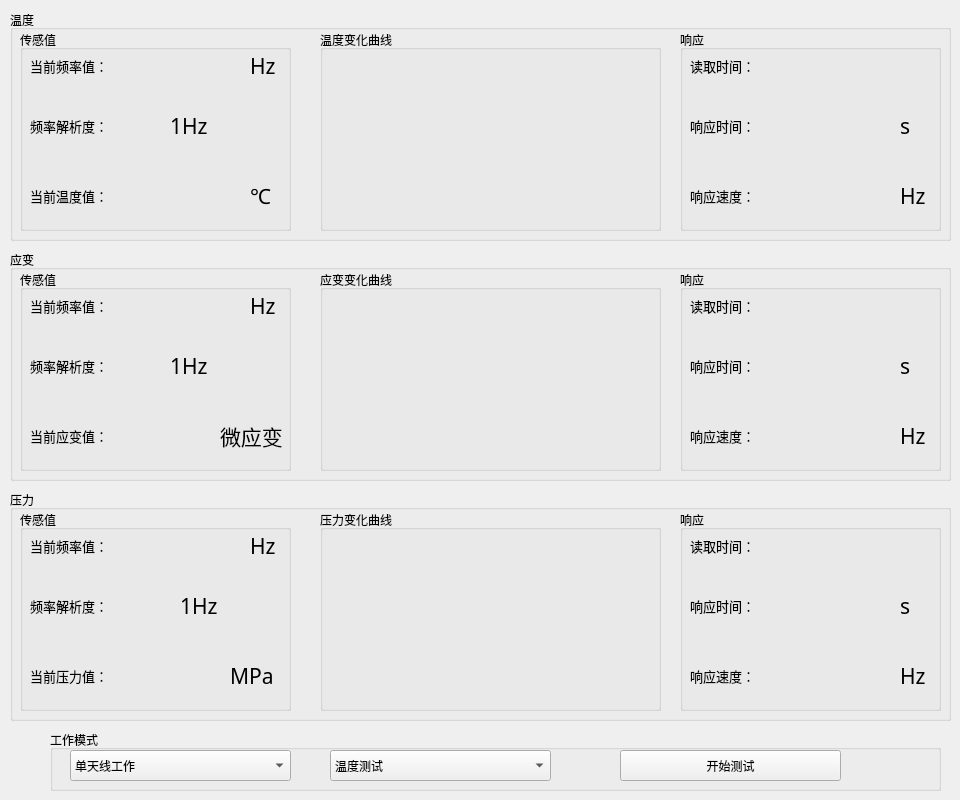
    <widget class="QWidget" name="tab">
     <attribute name="title">
      <string>主窗口</string>
     </attribute>
     <widget class="QGroupBox" name="groupBox">
      <property name="geometry">
       <rect>
        <x>10</x>
        <y>10</y>
        <width>941</width>
        <height>231</height>
       </rect>
      </property>
      <property name="title">
       <string>温度</string>
      </property>
      <widget class="QGroupBox" name="groupBox_2">
       <property name="geometry">
        <rect>
         <x>10</x>
         <y>20</y>
         <width>271</width>
         <height>201</height>
        </rect>
       </property>
       <property name="title">
        <string>传感值</string>
       </property>
       <widget class="QLabel" name="label_3">
        <property name="geometry">
         <rect>
          <x>10</x>
          <y>20</y>
          <width>101</width>
          <height>31</height>
         </rect>
        </property>
        <property name="font">
         <font>
          <family>AcadEref</family>
          <pointsize>10</pointsize>
         </font>
        </property>
        <property name="text">
         <string>当前频率值：</string>
        </property>
       </widget>
       <widget class="QLabel" name="label_4">
        <property name="geometry">
         <rect>
          <x>10</x>
          <y>80</y>
          <width>101</width>
          <height>31</height>
         </rect>
        </property>
        <property name="font">
         <font>
          <family>AcadEref</family>
          <pointsize>10</pointsize>
         </font>
        </property>
        <property name="text">
         <string>频率解析度：</string>
        </property>
       </widget>
       <widget class="QLabel" name="label_5">
        <property name="geometry">
         <rect>
          <x>10</x>
          <y>150</y>
          <width>101</width>
          <height>31</height>
         </rect>
        </property>
        <property name="font">
         <font>
          <family>AcadEref</family>
          <pointsize>10</pointsize>
         </font>
        </property>
        <property name="text">
         <string>当前温度值：</string>
        </property>
       </widget>
       <widget class="QLabel" name="tempFreq">
        <property name="geometry">
         <rect>
          <x>100</x>
          <y>20</y>
          <width>121</width>
          <height>31</height>
         </rect>
        </property>
        <property name="font">
         <font>
          <family>宋体</family>
          <pointsize>16</pointsize>
         </font>
        </property>
        <property name="text">
         <string/>
        </property>
       </widget>
       <widget class="QLabel" name="freqStep1">
        <property name="geometry">
         <rect>
          <x>150</x>
          <y>80</y>
          <width>141</width>
          <height>31</height>
         </rect>
        </property>
        <property name="font">
         <font>
          <family>宋体</family>
          <pointsize>16</pointsize>
         </font>
        </property>
        <property name="text">
         <string>1Hz</string>
        </property>
       </widget>
       <widget class="QLabel" name="temp">
        <property name="geometry">
         <rect>
          <x>90</x>
          <y>150</y>
          <width>121</width>
          <height>31</height>
         </rect>
        </property>
        <property name="font">
         <font>
          <family>宋体</family>
          <pointsize>16</pointsize>
         </font>
        </property>
        <property name="text">
         <string/>
        </property>
       </widget>
       <widget class="QLabel" name="label_8">
        <property name="geometry">
         <rect>
          <x>230</x>
          <y>20</y>
          <width>71</width>
          <height>31</height>
         </rect>
        </property>
        <property name="font">
         <font>
          <family>AcadEref</family>
          <pointsize>16</pointsize>
         </font>
        </property>
        <property name="text">
         <string>Hz</string>
        </property>
       </widget>
       <widget class="QLabel" name="label_9">
        <property name="geometry">
         <rect>
          <x>230</x>
          <y>150</y>
          <width>51</width>
          <height>31</height>
         </rect>
        </property>
        <property name="font">
         <font>
          <family>AcadEref</family>
          <pointsize>16</pointsize>
         </font>
        </property>
        <property name="text">
         <string>℃</string>
        </property>
       </widget>
      </widget>
      <widget class="QGroupBox" name="groupBox_3">
       <property name="geometry">
        <rect>
         <x>310</x>
         <y>20</y>
         <width>341</width>
         <height>201</height>
        </rect>
       </property>
       <property name="title">
        <string>温度变化曲线</string>
       </property>
       <widget class="QWidget" name="verticalLayoutWidget">
        <property name="geometry">
         <rect>
          <x>10</x>
          <y>20</y>
          <width>321</width>
          <height>171</height>
         </rect>
        </property>
        <layout class="QVBoxLayout" name="plotDataViewVerticalLayout_3"/>
       </widget>
      </widget>
      <widget class="QGroupBox" name="groupBox_4">
       <property name="geometry">
        <rect>
         <x>670</x>
         <y>20</y>
         <width>261</width>
         <height>201</height>
        </rect>
       </property>
       <property name="title">
        <string>响应</string>
       </property>
       <widget class="QLabel" name="label_10">
        <property name="geometry">
         <rect>
          <x>10</x>
          <y>20</y>
          <width>101</width>
          <height>31</height>
         </rect>
        </property>
        <property name="font">
         <font>
          <family>AcadEref</family>
          <pointsize>10</pointsize>
         </font>
        </property>
        <property name="text">
         <string>读取时间：</string>
        </property>
       </widget>
       <widget class="QLabel" name="label_11">
        <property name="geometry">
         <rect>
          <x>10</x>
          <y>80</y>
          <width>101</width>
          <height>31</height>
         </rect>
        </property>
        <property name="font">
         <font>
          <family>AcadEref</family>
          <pointsize>10</pointsize>
         </font>
        </property>
        <property name="text">
         <string>响应时间：</string>
        </property>
       </widget>
       <widget class="QLabel" name="label_12">
        <property name="geometry">
         <rect>
          <x>10</x>
          <y>150</y>
          <width>101</width>
          <height>31</height>
         </rect>
        </property>
        <property name="font">
         <font>
          <family>AcadEref</family>
          <pointsize>10</pointsize>
         </font>
        </property>
        <property name="text">
         <string>响应速度：</string>
        </property>
       </widget>
       <widget class="QLabel" name="readTime1">
        <property name="geometry">
         <rect>
          <x>80</x>
          <y>20</y>
          <width>121</width>
          <height>31</height>
         </rect>
        </property>
        <property name="font">
         <font>
          <family>宋体</family>
          <pointsize>16</pointsize>
         </font>
        </property>
        <property name="text">
         <string/>
        </property>
       </widget>
       <widget class="QLabel" name="responseTime1">
        <property name="geometry">
         <rect>
          <x>80</x>
          <y>80</y>
          <width>121</width>
          <height>31</height>
         </rect>
        </property>
        <property name="font">
         <font>
          <family>宋体</family>
          <pointsize>16</pointsize>
         </font>
        </property>
        <property name="text">
         <string/>
        </property>
       </widget>
       <widget class="QLabel" name="label_16">
        <property name="geometry">
         <rect>
          <x>220</x>
          <y>80</y>
          <width>71</width>
          <height>31</height>
         </rect>
        </property>
        <property name="font">
         <font>
          <family>AcadEref</family>
          <pointsize>16</pointsize>
         </font>
        </property>
        <property name="text">
         <string>s</string>
        </property>
       </widget>
       <widget class="QLabel" name="responseVec1">
        <property name="geometry">
         <rect>
          <x>80</x>
          <y>150</y>
          <width>121</width>
          <height>31</height>
         </rect>
        </property>
        <property name="font">
         <font>
          <family>宋体</family>
          <pointsize>16</pointsize>
         </font>
        </property>
        <property name="text">
         <string/>
        </property>
       </widget>
       <widget class="QLabel" name="label_18">
        <property name="geometry">
         <rect>
          <x>220</x>
          <y>150</y>
          <width>71</width>
          <height>31</height>
         </rect>
        </property>
        <property name="font">
         <font>
          <family>AcadEref</family>
          <pointsize>16</pointsize>
         </font>
        </property>
        <property name="text">
         <string>Hz</string>
        </property>
       </widget>
      </widget>
     </widget>
     <widget class="QGroupBox" name="groupBox_5">
      <property name="geometry">
       <rect>
        <x>10</x>
        <y>250</y>
        <width>941</width>
        <height>231</height>
       </rect>
      </property>
      <property name="title">
       <string>应变</string>
      </property>
      <widget class="QGroupBox" name="groupBox_6">
       <property name="geometry">
        <rect>
         <x>10</x>
         <y>20</y>
         <width>271</width>
         <height>201</height>
        </rect>
       </property>
       <property name="title">
        <string>传感值</string>
       </property>
       <widget class="QLabel" name="label_19">
        <property name="geometry">
         <rect>
          <x>10</x>
          <y>20</y>
          <width>101</width>
          <height>31</height>
         </rect>
        </property>
        <property name="font">
         <font>
          <family>AcadEref</family>
          <pointsize>10</pointsize>
         </font>
        </property>
        <property name="text">
         <string>当前频率值：</string>
        </property>
       </widget>
       <widget class="QLabel" name="label_20">
        <property name="geometry">
         <rect>
          <x>10</x>
          <y>80</y>
          <width>101</width>
          <height>31</height>
         </rect>
        </property>
        <property name="font">
         <font>
          <family>AcadEref</family>
          <pointsize>10</pointsize>
         </font>
        </property>
        <property name="text">
         <string>频率解析度：</string>
        </property>
       </widget>
       <widget class="QLabel" name="label_21">
        <property name="geometry">
         <rect>
          <x>10</x>
          <y>150</y>
          <width>101</width>
          <height>31</height>
         </rect>
        </property>
        <property name="font">
         <font>
          <family>AcadEref</family>
          <pointsize>10</pointsize>
         </font>
        </property>
        <property name="text">
         <string>当前应变值：</string>
        </property>
       </widget>
       <widget class="QLabel" name="deformFreq">
        <property name="geometry">
         <rect>
          <x>100</x>
          <y>20</y>
          <width>121</width>
          <height>31</height>
         </rect>
        </property>
        <property name="font">
         <font>
          <family>宋体</family>
          <pointsize>16</pointsize>
         </font>
        </property>
        <property name="text">
         <string/>
        </property>
       </widget>
       <widget class="QLabel" name="freqStep2">
        <property name="geometry">
         <rect>
          <x>150</x>
          <y>80</y>
          <width>131</width>
          <height>31</height>
         </rect>
        </property>
        <property name="font">
         <font>
          <family>宋体</family>
          <pointsize>16</pointsize>
         </font>
        </property>
        <property name="text">
         <string>1Hz</string>
        </property>
       </widget>
       <widget class="QLabel" name="deform">
        <property name="geometry">
         <rect>
          <x>90</x>
          <y>150</y>
          <width>121</width>
          <height>31</height>
         </rect>
        </property>
        <property name="font">
         <font>
          <family>宋体</family>
          <pointsize>16</pointsize>
         </font>
        </property>
        <property name="text">
         <string/>
        </property>
       </widget>
       <widget class="QLabel" name="label_25">
        <property name="geometry">
         <rect>
          <x>230</x>
          <y>20</y>
          <width>71</width>
          <height>31</height>
         </rect>
        </property>
        <property name="font">
         <font>
          <family>AcadEref</family>
          <pointsize>16</pointsize>
         </font>
        </property>
        <property name="text">
         <string>Hz</string>
        </property>
       </widget>
       <widget class="QLabel" name="label_26">
        <property name="geometry">
         <rect>
          <x>200</x>
          <y>150</y>
          <width>111</width>
          <height>31</height>
         </rect>
        </property>
        <property name="font">
         <font>
          <family>AcadEref</family>
          <pointsize>16</pointsize>
         </font>
        </property>
        <property name="text">
         <string>微应变</string>
        </property>
       </widget>
      </widget>
      <widget class="QGroupBox" name="groupBox_7">
       <property name="geometry">
        <rect>
         <x>310</x>
         <y>20</y>
         <width>341</width>
         <height>201</height>
        </rect>
       </property>
       <property name="title">
        <string>应变变化曲线</string>
       </property>
       <widget class="QWidget" name="verticalLayoutWidget_2">
        <property name="geometry">
         <rect>
          <x>10</x>
          <y>20</y>
          <width>321</width>
          <height>171</height>
         </rect>
        </property>
        <layout class="QVBoxLayout" name="plotDataViewVerticalLayout_4"/>
       </widget>
      </widget>
      <widget class="QGroupBox" name="groupBox_8">
       <property name="geometry">
        <rect>
         <x>670</x>
         <y>20</y>
         <width>261</width>
         <height>201</height>
        </rect>
       </property>
       <property name="title">
        <string>响应</string>
       </property>
       <widget class="QLabel" name="label_27">
        <property name="geometry">
         <rect>
          <x>10</x>
          <y>20</y>
          <width>101</width>
          <height>31</height>
         </rect>
        </property>
        <property name="font">
         <font>
          <family>AcadEref</family>
          <pointsize>10</pointsize>
         </font>
        </property>
        <property name="text">
         <string>读取时间：</string>
        </property>
       </widget>
       <widget class="QLabel" name="label_28">
        <property name="geometry">
         <rect>
          <x>10</x>
          <y>80</y>
          <width>101</width>
          <height>31</height>
         </rect>
        </property>
        <property name="font">
         <font>
          <family>AcadEref</family>
          <pointsize>10</pointsize>
         </font>
        </property>
        <property name="text">
         <string>响应时间：</string>
        </property>
       </widget>
       <widget class="QLabel" name="label_29">
        <property name="geometry">
         <rect>
          <x>10</x>
          <y>150</y>
          <width>101</width>
          <height>31</height>
         </rect>
        </property>
        <property name="font">
         <font>
          <family>AcadEref</family>
          <pointsize>10</pointsize>
         </font>
        </property>
        <property name="text">
         <string>响应速度：</string>
        </property>
       </widget>
       <widget class="QLabel" name="readTime2">
        <property name="geometry">
         <rect>
          <x>80</x>
          <y>20</y>
          <width>121</width>
          <height>31</height>
         </rect>
        </property>
        <property name="font">
         <font>
          <family>宋体</family>
          <pointsize>16</pointsize>
         </font>
        </property>
        <property name="text">
         <string/>
        </property>
       </widget>
       <widget class="QLabel" name="responseTime2">
        <property name="geometry">
         <rect>
          <x>80</x>
          <y>80</y>
          <width>121</width>
          <height>31</height>
         </rect>
        </property>
        <property name="font">
         <font>
          <family>宋体</family>
          <pointsize>16</pointsize>
         </font>
        </property>
        <property name="text">
         <string/>
        </property>
       </widget>
       <widget class="QLabel" name="label_33">
        <property name="geometry">
         <rect>
          <x>220</x>
          <y>80</y>
          <width>71</width>
          <height>31</height>
         </rect>
        </property>
        <property name="font">
         <font>
          <family>AcadEref</family>
          <pointsize>16</pointsize>
         </font>
        </property>
        <property name="text">
         <string>s</string>
        </property>
       </widget>
       <widget class="QLabel" name="responseVec2">
        <property name="geometry">
         <rect>
          <x>80</x>
          <y>150</y>
          <width>121</width>
          <height>31</height>
         </rect>
        </property>
        <property name="font">
         <font>
          <family>宋体</family>
          <pointsize>16</pointsize>
         </font>
        </property>
        <property name="text">
         <string/>
        </property>
       </widget>
       <widget class="QLabel" name="label_35">
        <property name="geometry">
         <rect>
          <x>220</x>
          <y>150</y>
          <width>71</width>
          <height>31</height>
         </rect>
        </property>
        <property name="font">
         <font>
          <family>AcadEref</family>
          <pointsize>16</pointsize>
         </font>
        </property>
        <property name="text">
         <string>Hz</string>
        </property>
       </widget>
      </widget>
     </widget>
     <widget class="QGroupBox" name="groupBox_9">
      <property name="geometry">
       <rect>
        <x>10</x>
        <y>490</y>
        <width>941</width>
        <height>231</height>
       </rect>
      </property>
      <property name="title">
       <string>压力</string>
      </property>
      <widget class="QGroupBox" name="groupBox_10">
       <property name="geometry">
        <rect>
         <x>10</x>
         <y>20</y>
         <width>271</width>
         <height>201</height>
        </rect>
       </property>
       <property name="title">
        <string>传感值</string>
       </property>
       <widget class="QLabel" name="label_36">
        <property name="geometry">
         <rect>
          <x>10</x>
          <y>20</y>
          <width>101</width>
          <height>31</height>
         </rect>
        </property>
        <property name="font">
         <font>
          <family>AcadEref</family>
          <pointsize>10</pointsize>
         </font>
        </property>
        <property name="text">
         <string>当前频率值：</string>
        </property>
       </widget>
       <widget class="QLabel" name="label_37">
        <property name="geometry">
         <rect>
          <x>10</x>
          <y>80</y>
          <width>101</width>
          <height>31</height>
         </rect>
        </property>
        <property name="font">
         <font>
          <family>AcadEref</family>
          <pointsize>10</pointsize>
         </font>
        </property>
        <property name="text">
         <string>频率解析度：</string>
        </property>
       </widget>
       <widget class="QLabel" name="label_38">
        <property name="geometry">
         <rect>
          <x>10</x>
          <y>150</y>
          <width>101</width>
          <height>31</height>
         </rect>
        </property>
        <property name="font">
         <font>
          <family>AcadEref</family>
          <pointsize>10</pointsize>
         </font>
        </property>
        <property name="text">
         <string>当前压力值：</string>
        </property>
       </widget>
       <widget class="QLabel" name="pressFreq">
        <property name="geometry">
         <rect>
          <x>100</x>
          <y>20</y>
          <width>121</width>
          <height>31</height>
         </rect>
        </property>
        <property name="font">
         <font>
          <family>宋体</family>
          <pointsize>16</pointsize>
         </font>
        </property>
        <property name="text">
         <string/>
        </property>
       </widget>
       <widget class="QLabel" name="freqStep3">
        <property name="geometry">
         <rect>
          <x>160</x>
          <y>80</y>
          <width>121</width>
          <height>31</height>
         </rect>
        </property>
        <property name="font">
         <font>
          <family>宋体</family>
          <pointsize>16</pointsize>
         </font>
        </property>
        <property name="text">
         <string>1Hz</string>
        </property>
       </widget>
       <widget class="QLabel" name="press">
        <property name="geometry">
         <rect>
          <x>90</x>
          <y>150</y>
          <width>121</width>
          <height>31</height>
         </rect>
        </property>
        <property name="font">
         <font>
          <family>宋体</family>
          <pointsize>16</pointsize>
         </font>
        </property>
        <property name="text">
         <string/>
        </property>
       </widget>
       <widget class="QLabel" name="label_42">
        <property name="geometry">
         <rect>
          <x>230</x>
          <y>20</y>
          <width>71</width>
          <height>31</height>
         </rect>
        </property>
        <property name="font">
         <font>
          <family>AcadEref</family>
          <pointsize>16</pointsize>
         </font>
        </property>
        <property name="text">
         <string>Hz</string>
        </property>
       </widget>
       <widget class="QLabel" name="label_43">
        <property name="geometry">
         <rect>
          <x>210</x>
          <y>150</y>
          <width>81</width>
          <height>31</height>
         </rect>
        </property>
        <property name="font">
         <font>
          <family>宋体</family>
          <pointsize>16</pointsize>
         </font>
        </property>
        <property name="text">
         <string>MPa</string>
        </property>
       </widget>
      </widget>
      <widget class="QGroupBox" name="groupBox_11">
       <property name="geometry">
        <rect>
         <x>310</x>
         <y>20</y>
         <width>341</width>
         <height>201</height>
        </rect>
       </property>
       <property name="title">
        <string>压力变化曲线</string>
       </property>
       <widget class="QWidget" name="verticalLayoutWidget_3">
        <property name="geometry">
         <rect>
          <x>10</x>
          <y>20</y>
          <width>321</width>
          <height>171</height>
         </rect>
        </property>
        <layout class="QVBoxLayout" name="plotDataViewVerticalLayout_5"/>
       </widget>
      </widget>
      <widget class="QGroupBox" name="groupBox_12">
       <property name="geometry">
        <rect>
         <x>670</x>
         <y>20</y>
         <width>261</width>
         <height>201</height>
        </rect>
       </property>
       <property name="title">
        <string>响应</string>
       </property>
       <widget class="QLabel" name="label_44">
        <property name="geometry">
         <rect>
          <x>10</x>
          <y>20</y>
          <width>101</width>
          <height>31</height>
         </rect>
        </property>
        <property name="font">
         <font>
          <family>AcadEref</family>
          <pointsize>10</pointsize>
         </font>
        </property>
        <property name="text">
         <string>读取时间：</string>
        </property>
       </widget>
       <widget class="QLabel" name="label_45">
        <property name="geometry">
         <rect>
          <x>10</x>
          <y>80</y>
          <width>101</width>
          <height>31</height>
         </rect>
        </property>
        <property name="font">
         <font>
          <family>AcadEref</family>
          <pointsize>10</pointsize>
         </font>
        </property>
        <property name="text">
         <string>响应时间：</string>
        </property>
       </widget>
       <widget class="QLabel" name="label_46">
        <property name="geometry">
         <rect>
          <x>10</x>
          <y>150</y>
          <width>101</width>
          <height>31</height>
         </rect>
        </property>
        <property name="font">
         <font>
          <family>AcadEref</family>
          <pointsize>10</pointsize>
         </font>
        </property>
        <property name="text">
         <string>响应速度：</string>
        </property>
       </widget>
       <widget class="QLabel" name="readTime3">
        <property name="geometry">
         <rect>
          <x>80</x>
          <y>20</y>
          <width>121</width>
          <height>31</height>
         </rect>
        </property>
        <property name="font">
         <font>
          <family>宋体</family>
          <pointsize>16</pointsize>
         </font>
        </property>
        <property name="text">
         <string/>
        </property>
       </widget>
       <widget class="QLabel" name="responseTime3">
        <property name="geometry">
         <rect>
          <x>80</x>
          <y>80</y>
          <width>121</width>
          <height>31</height>
         </rect>
        </property>
        <property name="font">
         <font>
          <family>宋体</family>
          <pointsize>16</pointsize>
         </font>
        </property>
        <property name="text">
         <string/>
        </property>
       </widget>
       <widget class="QLabel" name="label_50">
        <property name="geometry">
         <rect>
          <x>220</x>
          <y>80</y>
          <width>71</width>
          <height>31</height>
         </rect>
        </property>
        <property name="font">
         <font>
          <family>AcadEref</family>
          <pointsize>16</pointsize>
         </font>
        </property>
        <property name="text">
         <string>s</string>
        </property>
       </widget>
       <widget class="QLabel" name="responseVec3">
        <property name="geometry">
         <rect>
          <x>80</x>
          <y>150</y>
          <width>121</width>
          <height>31</height>
         </rect>
        </property>
        <property name="font">
         <font>
          <family>宋体</family>
          <pointsize>16</pointsize>
         </font>
        </property>
        <property name="text">
         <string/>
        </property>
       </widget>
       <widget class="QLabel" name="label_52">
        <property name="geometry">
         <rect>
          <x>220</x>
          <y>150</y>
          <width>71</width>
          <height>31</height>
         </rect>
        </property>
        <property name="font">
         <font>
          <family>AcadEref</family>
          <pointsize>16</pointsize>
         </font>
        </property>
        <property name="text">
         <string>Hz</string>
        </property>
       </widget>
      </widget>
     </widget>
     <widget class="QGroupBox" name="groupBox_20">
      <property name="geometry">
       <rect>
        <x>50</x>
        <y>730</y>
        <width>891</width>
        <height>61</height>
       </rect>
      </property>
      <property name="title">
       <string>工作模式</string>
      </property>
      <widget class="QComboBox" name="comboBox">
       <property name="geometry">
        <rect>
         <x>20</x>
         <y>20</y>
         <width>221</width>
         <height>31</height>
        </rect>
       </property>
       <item>
        <property name="text">
         <string>单天线工作</string>
        </property>
       </item>
       <item>
        <property name="text">
         <string>双天线工作</string>
        </property>
       </item>
       <item>
        <property name="text">
         <string>单天线功率检波</string>
        </property>
       </item>
       <item>
        <property name="text">
         <string>双天线功率检波</string>
        </property>
       </item>
      </widget>
      <widget class="QPushButton" name="testButton">
       <property name="geometry">
        <rect>
         <x>570</x>
         <y>20</y>
         <width>221</width>
         <height>31</height>
        </rect>
       </property>
       <property name="text">
        <string>开始测试</string>
       </property>
      </widget>
      <widget class="QComboBox" name="comboBox_2">
       <property name="geometry">
        <rect>
         <x>280</x>
         <y>20</y>
         <width>221</width>
         <height>31</height>
        </rect>
       </property>
       <item>
        <property name="text">
         <string>温度测试</string>
        </property>
       </item>
       <item>
        <property name="text">
         <string>应变测试</string>
        </property>
       </item>
       <item>
        <property name="text">
         <string>压力测试</string>
        </property>
       </item>
      </widget>
     </widget>
    </widget>
